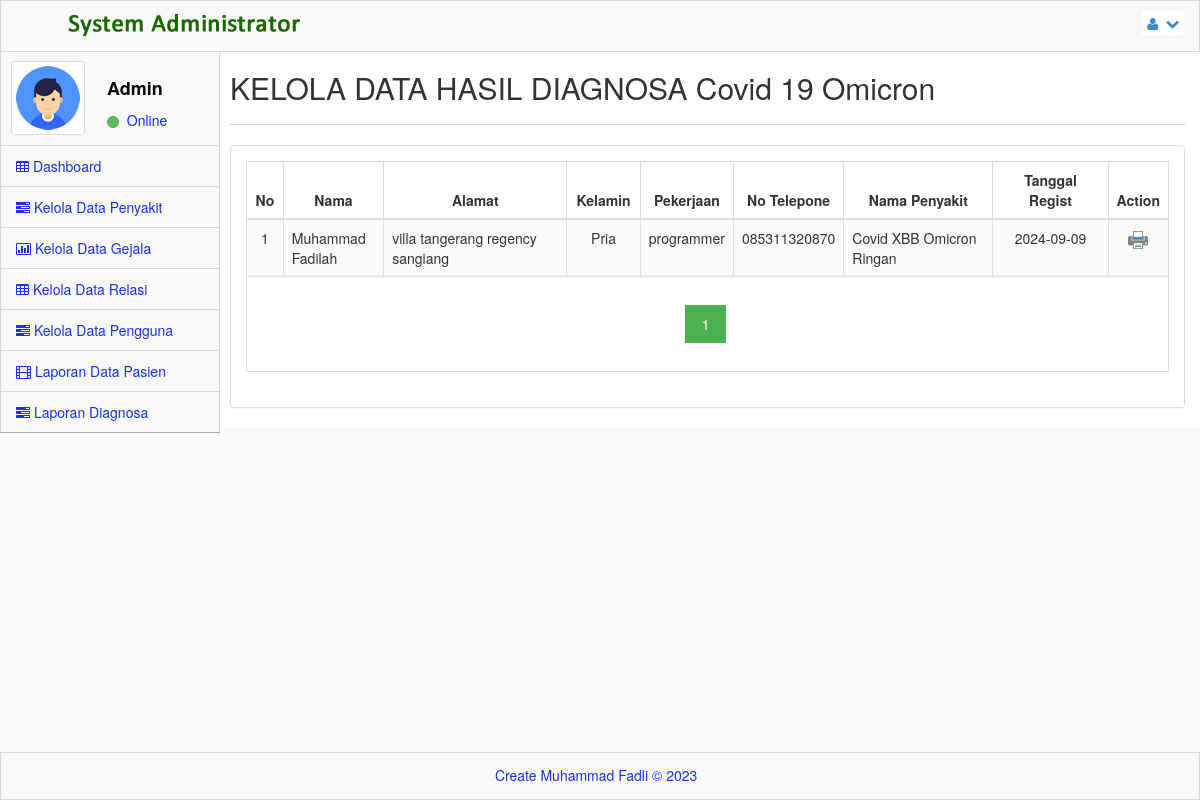
Page /profiadmin/laporan_diagnosa.php (signed in) on the committed database.
### tables this page shows
CREATE TABLE `hasil_diagnosa` (
  `id` int(4) UNSIGNED NOT NULL,
  `alamat` varchar(100) NOT NULL,
  `kd_penyakit` char(4) NOT NULL,
  `kelamin` varchar(10) NOT NULL,
  `nama` varchar(60) NOT NULL,
  `pekerjaan` varchar(60) NOT NULL,
  `tanggal` date NOT NULL,
  `telp` varchar(15) NOT NULL,
  `noip` varchar(60) NOT NULL
);

CREATE TABLE `penyakit` (
  `id_penyakit` int(4) UNSIGNED NOT NULL,
  `kd_penyakit` char(4) NOT NULL,
  `nm_penyakit` varchar(60) NOT NULL,
  `definisi` text NOT NULL,
  `solusi` text NOT NULL,
  `uraian` text NOT NULL
);

### profiadmin/laporan_diagnosa.php (the view, shortened to what this page needs)
<?php
include("../koneksi.php");
if (isset($_SESSION['nama']))
{
?>
<!DOCTYPE html>
<html lang="en">
<head>
  <link rel="stylesheet" href="assets/plugins/bootstrap/css/bootstrap.css" />
  <link rel="stylesheet" href="assets/css/main.css" />
  <link rel="stylesheet" href="assets/css/MoneAdmin.css" />
  <link rel="stylesheet" href="assets/plugins/Font-Awesome/css/font-awesome.css" />
  <link href="assets/plugins/dataTables/dataTables.bootstrap.css" rel="stylesheet" />
</head>
<body class="padTop53 " >
  <div id="wrap">
     <div id="top">
        <nav class="navbar navbar-inverse navbar-fixed-top " style="padding-top: 10px;">
           <header class="navbar-header"><a href="../profiadmin/" class="navbar-brand"><img src="assets/img/logo.png" alt="" /></a></header>
           <ul class="nav navbar-top-links navbar-right">
              <li class="dropdown">
                <a class="dropdown-toggle" data-toggle="dropdown" href="#"><i class="icon-user "></i>&nbsp; <i class="icon-chevron-down "></i></a>
              </li>
           </ul>
        </nav>
      </div>
    <div id="left">
      <div class="media user-media well-small">
         <a class="user-link" href="../profiadmin/"><img class="media-object img-thumbnail user-img" alt="User Picture" src="assets/img/user.gif" /></a><br />
         <div class="media-body">
            <h5 class="media-heading">Admin</h5>
            <ul class="list-unstyled user-info">
               <li><a class="btn btn-success btn-xs btn-circle" style="width: 10px;height: 12px;"></a>&nbsp;&nbsp;Online</li>
            </ul>
        </div><br />
      </div>
      <ul id="menu" class="collapse">
        <li class="panel"><a href="../profiadmin/" ><i class="icon-table"></i>&nbsp;Dashboard&nbsp;</a></li>
        <li><a href="kelola_penyakit.php"><i class="icon-tasks"></i>&nbsp;Kelola Data Penyakit&nbsp;</a></li>
        <li><a href="kelola_gejala.php"><i class="icon-bar-chart"></i>&nbsp;Kelola Data Gejala&nbsp;</a></li>
        <li><a href="kelola_relasi.php"><i class="icon-table"></i>&nbsp;Kelola Data Relasi&nbsp;</a></li>
        <li><a href="kelola_user.php"><i class="icon-tasks"></i>&nbsp;Kelola Data Pengguna&nbsp;</a></li>
        <li><a href="laporan_pasien.php"><i class="icon-film"></i>&nbsp;Laporan Data Pasien&nbsp;</a></li>
        <li><a href="laporan_diagnosa.php"><i class="icon-tasks"></i>&nbsp;Laporan Diagnosa&nbsp;</a></li>
	  </ul>
    </div>
    <div id="content">
       <div class="inner">
          <div class="row">
              <div class="col-lg-12">
                  <h2>KELOLA DATA HASIL DIAGNOSA Covid 19 Omicron</h2>
 			  </div>
          </div><hr />
 		  <div class="row">
            <div class="col-lg-12">
                <div class="panel panel-default">
                     <div class="panel-body">
                         <div class="table-responsive">
                             <table class="table table-striped table-bordered table-hover" >
                                 <thead>
                                    <tr>
                                      <th width="4%" height="41"><div align="center">No</div></th>
                                      <th width="11%"><div align="center">Nama</div></th>
                                      <th width="21%"><div align="center">Alamat</div></th>
                                      <th width="8%"><div align="center">Kelamin</div></th>
                                      <th width="9%"><div align="center">Pekerjaan</div></th>
                                      <th width="11%"><div align="center">No Telepone</div></th>
                                      <th width="17%"><div align="center">Nama Penyakit</div></th>
                                      <th width="13%"><div align="center">Tanggal Regist</div></th>
                                      <th width="6%"><div align="center">Action</div></th>
                                    </tr>
                                  </thead>
                                  <tbody>
                                  <?php
									  $noPage = (isset($_GET['page']))? $_GET['page'] : 1;
									  $dataPerPage = 10;
									  $offset = ($noPage - 1) * $dataPerPage;
									  $total_data  = "SELECT COUNT(*) AS jumData FROM `hasil_diagnosa` INNER JOIN `penyakit` ON
									                 `hasil_diagnosa`.`kd_penyakit` = `penyakit`.`kd_penyakit` ORDER BY `id`";
                                      $query = "SELECT * FROM `hasil_diagnosa` INNER JOIN `penyakit` ON
									           `hasil_diagnosa`.`kd_penyakit` = `penyakit`.`kd_penyakit` ORDER BY `id`
											   LIMIT $offset, $dataPerPage";
									  $result = mysqli_query($koneksi,$query);
	                                  $No = 1;
	                                  while ($data = mysqli_fetch_array($result)) {
									?>
                                     <tr>
                                       <td><div align="center"><?php echo $No ?></div></td>
									   <td><?php echo $data['nama'] ?></td>
									   <td><?php echo $data['alamat'] ?></td>
									   <td><div align="center"><?php echo $data['kelamin'] ?></div></td>
									   <td><?php echo $data['pekerjaan'] ?></td>
									   <td><?php echo $data['telp'] ?></td>
									   <td><?php echo $data['nm_penyakit'] ?></td>
									   <td><div align="center"><?php echo $data['tanggal'] ?></div></td>
                                       <td align="center">
                                        <a href="cetak_hasil.php?id=<?php echo $data['nama'] ?>">
                                        <img src="assets/img/print.png" width="20"></a>
                                       </td>
                                     </tr>
                                     <?php
										$No++;
										 }
										$hasil   = mysqli_query($koneksi,$total_data);
										$data    = mysqli_fetch_array($hasil);
										$jumData = $data['jumData'];
										$jumPage = ceil($jumData/$dataPerPage);
									    ?>
                                        <tr>
											<td colspan="11">
												<div class="center">
												  <div class="pagination">
													<?php
													 for($page = 1; $page <= $jumPage; $page++)
														{
														  if ((($page >= $noPage - 3) && ($page <= $noPage + 3)) || ($page == 1)
														   || ($page == $jumPage))
															{
																if ($page == $noPage)
																	echo " <a href='".$_SERVER['PHP_SELF']."?page=".$page."'
																	class=active>".$page."</a>&nbsp";
																else
																	echo " <a href='".$_SERVER['PHP_SELF']."?page=".$page."'
																	class=active>".$page."</a>&nbsp";
															}
														}
													?>
												  </div>
												</div>
											</td>
										</tr>
                                   </tbody>
                                </table>
                            </div>
                        </div>
                    </div>
                </div>
            </div>
		 </div>
	   </div>
	 </div>
    <div id="footer">
    <p>Create Muhammad Fadli &copy;&nbsp;2023 &nbsp;</p>
    </div>
</body>
</html>
<?php
}
?>

### profiadmin/assets/css/main.css (style rules this page uses)
#wrap { margin: 0 auto; }
#footer { height: 48px; background-color: #222222; }
@media (min-width: 768px) { html, body { height: 100%; } }
@media (min-width: 768px) { #wrap { height: auto !important; height: 100%; min-height: 100%; padding: 0 0 48px; margin-bottom: -48px; } }
body.padTop53 { padding-top: 75px; overflow: visible; }
@media (min-width: 802px) { body.padTop53 { padding-top: 51px; } }
#wrap:before, #top:before, .head:before, #footer:before, #wrap:after, #top:after, .head:after, #footer:after { display: table; content: " "; }
#wrap:after, #top:after, .head:after, #footer:after { clear: both; }
#wrap { background-color: #f8f8f8; }
@media (min-width: 768px) { #left { position: relative; float: left; width: 100px; } }
@media (min-width: 768px) { #content { margin-left: 100px; } }
@media (min-width: 768px) { #left { margin-bottom: -10px; } }
@media (min-width: 992px) { #left { width: 220px; } }
@media (min-width: 992px) { #content { margin-left: 220px; } }
#top .navbar { margin-bottom: 0; border:1px solid rgb(216, 215, 215); background-color:#f8f8f8; }
#top .navbar-brand { padding: 0; }
.user-media { display: none; color:#0029FF; border-right:1px solid rgb(216, 215, 215); border-left:1px solid rgb(216, 215, 215); }
@media (min-width: 768px) { .user-media { display: block; } }
@media (min-width: 768px) { .user-media .media-body { display: none; } }
@media (min-width: 768px) { .user-media .user-link { position: relative; display: block; margin-right: auto; margin-left: auto; } }
@media (min-width: 768px) { .user-media .user-link .user-img { margin: 10px auto; } }
@media (min-width: 992px) { .user-media .user-link { float: left; } }
@media (min-width: 992px) { .user-media .user-link .user-img { margin: 10px; } }
@media (min-width: 992px) { .user-media .media-body { display: block; float: left; margin-left: 12px; } }
@media (min-width: 992px) { .user-media .media-body h5.media-heading { font-size: 18px; padding-top: 8px; margin-bottom: 11px; color: #050505; font-weight: bolder; } }
#menu { position: relative; overflow: hidden; border-right:1px solid rgb(216, 215, 215); border-left:1px solid rgb(216, 215, 215); background-color:#f8f8f8; border-bottom: 1px solid rgba(0, 0, 0, 0.3); -webkit-box-shadow: 0 1px 0 rgba(255, 255, 255, 0.05); box-shadow: 0 1px 0 rgba(255, 255, 255, 0.05); }
#menu, #menu ul { padding: 0; margin: 0; list-style: none; }
@media (min-width: 768px) { #menu.collapse { display: inherit !important; } }
#menu > li { position: relative; display: block; margin: 0; border-width: 0; border-radius: 0; }
#menu > li > a { position: relative; display: block; padding: 10px 15px; color: #1933EC; border-top:1px solid rgb(216, 215, 215); }
#menu > li.panel { background-color: transparent; }
#menu li > a { text-decoration: none; }
@media (min-width: 768px) { .mini-sidebar #menu > li > a, #menu > li > a { text-align: center; } }
@media (min-width: 768px) { .mini-sidebar #menu > li > a > i, #menu > li > a > i { display: block; font-size: 20px; } }
@media (min-width: 768px) { #menu:after, .mini-sidebar #menu:after { position: absolute; top: 0; right: 0; bottom: 0; left: 0; display: block; width: 0; -webkit-box-shadow: 97px 1px 5px 2px rgba(0, 0, 0, 0.6); box-shadow: 97px 1px 5px 2px rgba(0, 0, 0, 0.6); } }
@media (min-width: 992px) { #menu > li > a { text-align: left; } }
@media (min-width: 992px) { #menu > li > a > i { display: inline; font-size: 14px; } }
@media (min-width: 992px) { #menu:after { -webkit-box-shadow: 217px 1px 5px 2px rgba(0, 0, 0, 0.6); box-shadow: 217px 1px 5px 2px rgba(0, 0, 0, 0.6); } }
#content { -webkit-transition: margin 0.4s; transition: margin 0.4s; }
.inner { position: relative; min-height: 1px; padding-right: 15px; padding-left: 10px; background: #fff; border: 0px solid #e4e4e4; }
@media (min-width: 768px) { .inner { float: left; width: 100%; } }
.inner .row { margin-right: -15px; margin-left: -15px; }
#footer { margin: 0 auto; color: #1933EC; background-color:#f8f8f8; border:1px solid rgb(216, 215, 215); }
#footer p { padding: 12px 0 0; text-align: center; }
.btn-circle { width: 40px; height: 40px; padding: 8px 10px; border-radius: 500px; }
.btn-circle.btn-xs { width: 20px; height: 20px; padding: 0 5px; }
.inner hr { margin-top: 10px; border-top-color: #ccc; }

### rows in the picture
hasil_diagnosa: nama "Muhammad Fadilah", alamat "villa tangerang regency sangiang", kelamin "Pria", pekerjaan "programmer", telp "085311320870", penyakit.nm_penyakit "Covid XBB Omicron Ringan", tanggal "2024-09-09"
